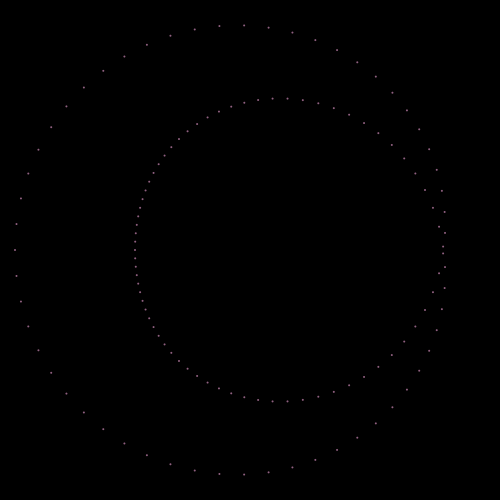
Frame 1 (no input)
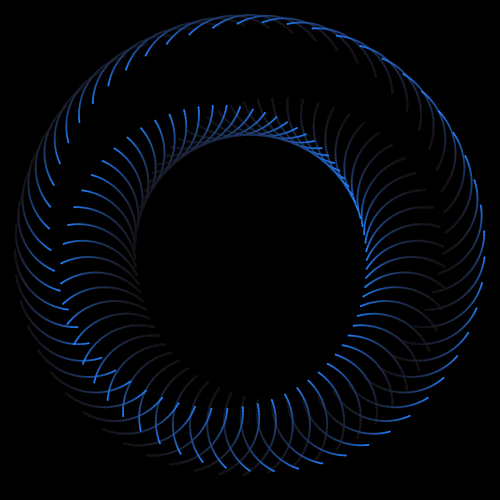
Frame 60 (the mouse pressed at the canvas centre just before this capture)
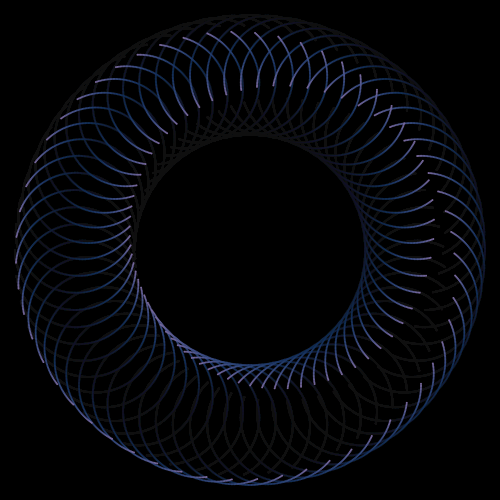
Frame 120 (the mouse held since frame 60 and released just before this capture)

The Processing sketch that drew these frames (run headless with seeded random() and noise(); from frame 60 on, the mouse is pressed at the canvas centre):

// Processing sketch: spirographInMotion
// ── spirographInMotion.pde
int nFrames = 256;
float phasor = 0.0;
float phasorInc = 1.0 / (float) nFrames;
ArrayList shapes;

class Shapes {
  PVector v;

  Shapes() {
    v = new PVector();
  }

  void update() {
  }
}


class Ring extends Shapes {
  float r;  // Radius

  Ring(float x, float y, float r_) {
    v.x = x;
    v.y = y;
    r = r_;
  }

  void update() {
    ellipse(v.x, v.y, r, r);
  }
}


void updatePhasor() {
  phasor += phasorInc;

  if (phasor >= 1.0) {
    phasor -= 1.0;
  }
}

PVector getVCoordinates(PVector v, float d, float a) {
  return new PVector(v.x + d * cos(a), v.y + d * sin(a));
}

PVector getVCoordinates(float x, float y, float d, float a) {
  return new PVector(x + d * cos(a), y + d * sin(a));
}

void setup() {
  size(500, 500);
  background(0);
  smooth();
  shapes = new ArrayList();

  int nShapes = 128; 
  for (int i = 0; i < nShapes; i++) {
    PVector v = getVCoordinates(width * 0.5, height * 0.5, width * 0.35, (float) i / (float) nShapes * TWO_PI * 42);
    shapes.add(new Ring(v.x, v.y, 2));
  }
}

void draw() {
  // Fade last frame
  noStroke();
  fill(0, 8);
  rect(0, 0, width, height);

  // Draw Shapes
  fill(lerpColor(color(255, 64, 0), color(32, 128, 255), (sin(phasor * TWO_PI) + 1.0) / 2.0));

  noStroke();

  int lsSize = shapes.size();

  for (int i = 0; i < lsSize; i++) {
    pushMatrix();
    float xOffset = 60.0 * (sin(((float) i / (float) lsSize + phasor) * TWO_PI));
    float yOffset = 60.0 * (cos(((float) i / (float) lsSize + phasor) * TWO_PI));
    translate(xOffset, yOffset);

    Shapes thisShape = (Shapes) shapes.get(i);
    thisShape.update();
    popMatrix();
  }

  updatePhasor();
}
